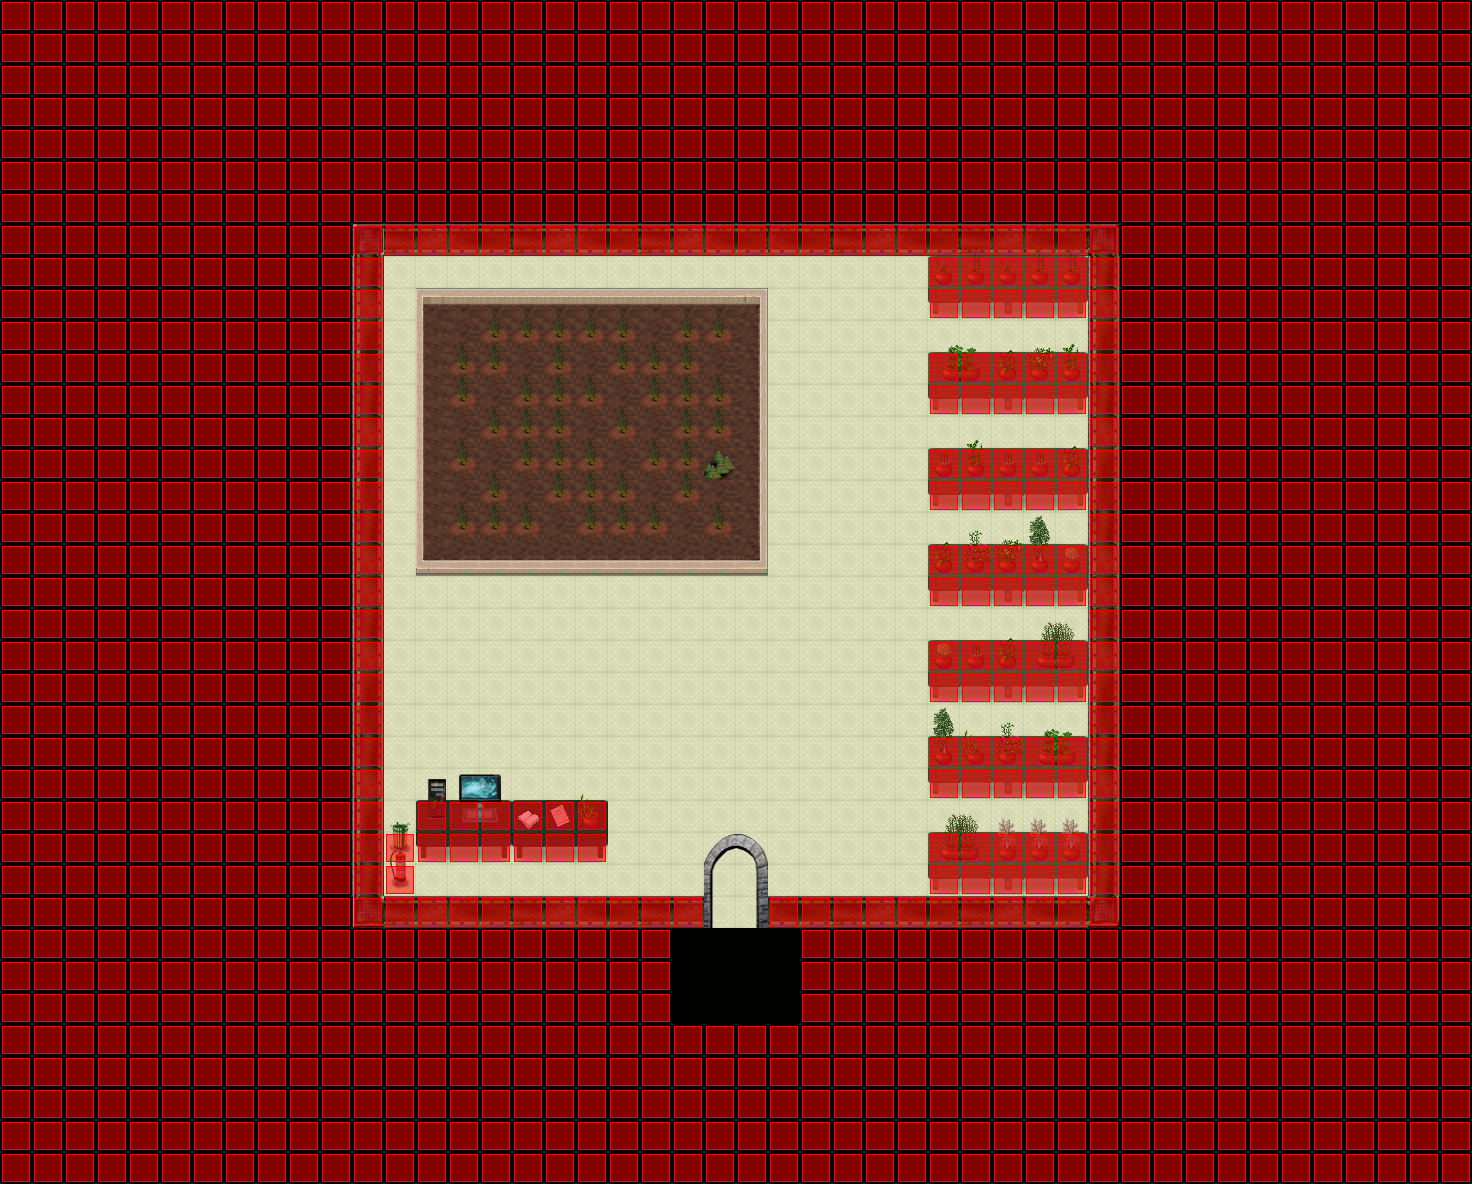

A 2D game scene composited from a Tiled map and its tileset images. What follows is a short description and the map's XML, with each tile layer's data collapsed to a summary:
An orthogonal 46x37 tile map with 32x32 px tiles, 4 tile layers (Ground, Fringe, Top, Collision), 1 hidden layer not drawn, 10 tilesets.

<map version="1.0" orientation="orthogonal" width="46" height="37" tilewidth="32" tileheight="32">
 <tileset firstgid="1" name="siyah" tilewidth="32" tileheight="32">
  <image source="../graphics/tiles/elektroadd/siyah.png" />
 </tileset>
 <tileset firstgid="2" name="DUVAR" tilewidth="32" tileheight="32">
  <image source="../graphics/tiles/elektroadd/tas_bina.png" />
 </tileset>
 <tileset firstgid="172" name="kaplama" tilewidth="32" tileheight="32">
  <image source="../graphics/tiles/elektroadd/kaplamalar.png" />
 </tileset>
 <tileset firstgid="190" name="karatahta" tilewidth="32" tileheight="32">
  <image source="../graphics/tiles/elektroadd/karatahtalar.png" />
 </tileset>
 <tileset firstgid="238" name="kapi" tilewidth="32" tileheight="32">
  <image source="../graphics/tiles/elektroadd/kapiacikic.png" />
 </tileset>
 <tileset firstgid="244" name="collision" tilewidth="32" tileheight="32">
  <image source="../graphics/tiles/collision.png" />
 </tileset>
 <tileset firstgid="246" name="malzeme" tilewidth="32" tileheight="32">
  <image source="../graphics/tiles/elektroadd/malzemeler.png" />
 </tileset>
 <tileset firstgid="346" name="cicekler" tilewidth="32" tileheight="32">
  <image source="../graphics/tiles/Pots_x2.png" />
 </tileset>
 <tileset firstgid="378" name="kaldirimlar" tilewidth="32" tileheight="32">
  <image source="../graphics/tiles/elektroadd/kaldirimlar.png" />
 </tileset>
 <tileset firstgid="420" name="malzeme2" tilewidth="32" tileheight="32">
  <image source="../graphics/tiles/elektroadd/malzemeler2.png" />
 </tileset>
 <layer name="Ground" width="46" height="37">
  <data>[1702 cells, 1702 non-empty, 11 distinct tile ids]</data>
 </layer>
 <layer name="Fringe" width="46" height="37">
  <data>[1702 cells, 215 non-empty, 29 distinct tile ids]</data>
 </layer>
 <layer name="Top" width="46" height="37">
  <data>[1702 cells, 126 non-empty, 45 distinct tile ids]</data>
 </layer>
 <layer name="Collision" width="46" height="37">
  <data>[1702 cells, 1332 non-empty, 1 distinct tile ids]</data>
 </layer>
 <layer name="Objects" width="26" height="27" visible="0">
  <data>[702 cells, 0 non-empty, 0 distinct tile ids]</data>
 </layer>
</map>
